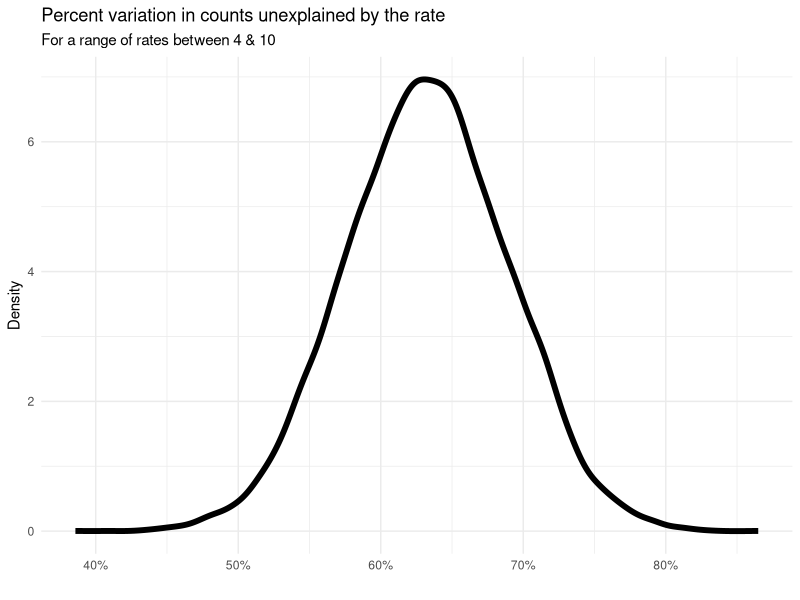

The R script that drew this image:
## ---- chunk 1
rate <- rep(4:10, 20)
eu <- numeric()
su <- numeric()
for(j in 1:20000){
  h <- rpois(length(rate), lambda = rate)
  eu[j] = cor(rate, h)^2 * 1
  su[j] = 1 - eu[j]
}

library(dplyr)
library(ggplot2)
library(scales)

data.frame(eu, su) %>%
  ggplot(aes(su)) +
  geom_density(size = 2) +
  scale_x_continuous(labels = scales::percent_format(accuracy = 1L)) +
  xlab("") + ylab("Density") +
  labs(title = "Percent variation in counts unexplained by the rate",
       subtitle = "For a range of rates between 4 & 10") +
  theme_minimal()
